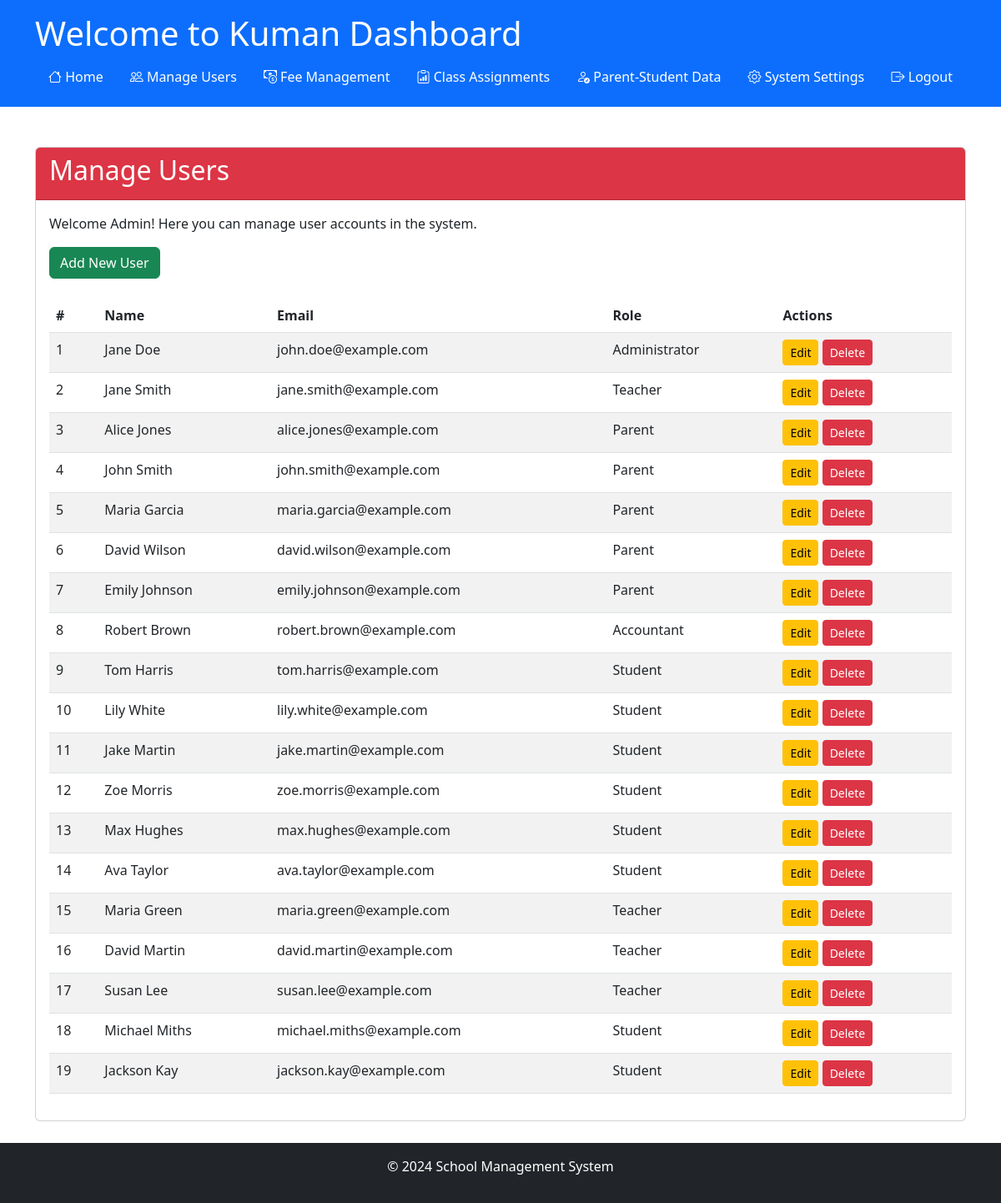
The page /admin/manage_users (signed in) on the database its author committed.
### app/models/models.py (models this page shows)
class Settings(db.Model):
    __tablename__ = 'Settings'
    setting_key = db.Column('SettingKey', db.String, primary_key=True)
    setting_value = db.Column('SettingValue', db.String, nullable=False)
    description = db.Column('Description', db.String, nullable=False)
    category = db.Column('Category', db.String, nullable=False)

class User(UserMixin, db.Model):
    __tablename__ = 'User'
    id = db.Column('Id', db.String, primary_key=True, default=lambda: str(uuid.uuid4()))
    password = db.Column('Password', db.String, nullable=True)
    role_id = db.Column('RoleId', db.String, ForeignKey('Role.RoleId', ondelete='SET NULL'))
    email = db.Column('Email', db.String, nullable=False)
    first_name = db.Column('FirstName', db.String, nullable=False)
    last_name = db.Column('LastName', db.String, nullable=False)
    date_of_birth = db.Column('DateOfBirth', db.Date, nullable=False)
    role = relationship('Role', back_populates='users')
    parent_relations = relationship('ParentStudentRelation', back_populates='parent', foreign_keys='ParentStudentRelation.parent_id')
    student_relations = relationship('ParentStudentRelation', back_populates='student', foreign_keys='ParentStudentRelation.student_id')
    student_fees = relationship('StudentFeeAssignment', back_populates='student')
    class_assignments_teacher = relationship('ClassAssignment', back_populates='teacher', foreign_keys='ClassAssignment.teacher_id')
    class_assignments_student = relationship('ClassAssignment', back_populates='student', foreign_keys='ClassAssignment.student_id')
    messages_sent = relationship('Notification', back_populates='teacher', foreign_keys='Notification.teacher_id')
    messages_received = relationship('Notification', back_populates='student', foreign_keys='Notification.student_id')

class Role(db.Model):
    __tablename__ = 'Role'
    id = db.Column('RoleId', db.String, primary_key=True, default=lambda: str(uuid.uuid4()))
    role_name = db.Column('RoleName', db.String, nullable=False)
    users = relationship('User', back_populates='role')

### app/routes/admin/user_management.py (the view)
@admin.route('/manage_users')
@login_required
@role_required('1')
def manage_users():
    users = User.query.all()  # Retrieve all users from the User table
    return render_template('admin/manage_users.html', users=users, app_name=app_name())

### app/__init__.py (called while the page is built)
@login_manager.user_loader
def load_user(user_id):
    from .models.models import User
    return User.query.get(user_id)

### app/routes/routes.py (called while the page is built)
def app_name():
    app_name = "School Management System"
    with current_app.app_context():
        setting = Settings.query.filter_by(setting_key='school_name').first()
        if setting and setting.setting_value:
            app_name = setting.setting_value
    return app_name

def role_required(*roles):
    def decorator(f):
        @wraps(f)
        def decorated_function(*args, **kwargs):
            if not current_user.is_authenticated or current_user.role_id not in roles:
                abort(403)  # Forbidden access if role does not match
            return f(*args, **kwargs)
        return decorated_function
    return decorator

### app/templates/admin/manage_users.html (shortened to what this page needs)
{% extends "share/dashboard.html" %} {% block title %}Manage Users{% endblock %}
{% block card_header %}bg-danger{% endblock %} {% block card_title %}Manage
Users{% endblock %} {% block card_content %}
<p>Welcome Admin! Here you can manage user accounts in the system.</p>
<div class="mb-4">
	<a href="{{ url_for('admin.add_user') }}" class="btn btn-success"
		>Add New User</a
	>
</div>
<div class="table-responsive">
	<table class="table table-striped">
		<thead>
			<tr>
				<th>#</th>
				<th>Name</th>
				<th>Email</th>
				<th>Role</th>
				<th>Actions</th>
			</tr>
		</thead>
		<tbody>
			{% for user in users %}
			<tr>
				<td>{{ loop.index }}</td>
				<td>{{ user.first_name }} {{ user.last_name }}</td>
				<td>{{ user.email }}</td>
				<td>{{ user.role.role_name }}</td>
				<td>
					<a
						href="{{ url_for('admin.edit_user', user_id=user.id) }}"
						class="btn btn-warning btn-sm"
						>Edit</a
					>
					<form
						action="{{ url_for('admin.delete_user', user_id=user.id) }}"
						method="post"
						class="d-inline"
						onsubmit="return confirm('Are you sure you want to delete this user?');"
					>
						<button type="submit" class="btn btn-danger btn-sm">Delete</button>
					</form>
				</td>
			</tr>
			{% endfor %}
		</tbody>
	</table>
</div>
{% endblock %}

### app/templates/share/dashboard.html (shortened to what this page needs)
<!DOCTYPE html>
<html lang="en">
  <head>
    <link href="https://cdn.jsdelivr.net/npm/bootstrap@5.3.0-alpha1/dist/css/bootstrap.min.css" rel="stylesheet" />
    <link href="https://cdn.jsdelivr.net/npm/bootstrap-icons/font/bootstrap-icons.css" rel="stylesheet" />
  </head>
  <body>
    <header class="bg-primary text-white p-3">
      <div class="container">
        <h1>Welcome to {{ app_name }} Dashboard</h1>
        <nav class="d-flex">
          <ul class="nav me-auto">
            <li class="nav-item">
              <a class="nav-link text-white"
                href="{% if current_user.role_id == '1' %}
                        {{ url_for('admin.dashboard') }}
                      {% elif current_user.role_id == '2' %}
                        {{ url_for('teacher.dashboard') }}
                      {% elif current_user.role_id == '3' %}
                        {{ url_for('parent.dashboard') }}
                      {% elif current_user.role_id == '4' %}
                        {{ url_for('accountant.dashboard') }}
                      {% else %}
                        {{ url_for('views.home') }}
                      {% endif %}"
              >
                <i class="bi bi-house"></i> Home
              </a>
            </li>
            {% if current_user.role_id == '1' %}
              <li class="nav-item">
                <a class="nav-link text-white" href="{{ url_for('admin.manage_users') }}">
                  <i class="bi bi-people"></i> Manage Users
                </a>
              </li>
              <li class="nav-item">
                <a class="nav-link text-white" href="{{ url_for('admin.fee_management') }}">
                  <i class="bi bi-cash-coin"></i> Fee Management
                </a>
              </li>
              <li class="nav-item">
                <a class="nav-link text-white" href="{{ url_for('admin.class_assignments') }}">
                  <i class="bi bi-clipboard-data"></i> Class Assignments
                </a>
              </li>
              <li class="nav-item">
                <a class="nav-link text-white" href="{{ url_for('admin.parent_student') }}">
                  <i class="bi bi-person-check"></i> Parent-Student Data
                </a>
              </li>
              <li class="nav-item">
                <a class="nav-link text-white" href="{{ url_for('admin.system_settings') }}">
                  <i class="bi bi-gear"></i> System Settings
                </a>
              </li>
            {% endif %}
          </ul>
          <ul class="nav ms-auto">
            <li class="nav-item">
              <a class="nav-link text-white" href="{{ url_for('auth.logout') }}">
                <i class="bi bi-box-arrow-right"></i> Logout
              </a>
            </li>
          </ul>
        </nav>
      </div>
    </header>
    <main class="container my-5" style="padding-bottom: 50px;">
      <div class="card">
        <div class="card-header text-white {% block card_header %}{% endblock %}">
          <h2>{% block card_title %} {% endblock %}</h2>
        </div>
        <div class="card-body">{% block card_content %} {% endblock %}</div>
      </div>
    </main>
    <footer class="bg-dark text-white py-3 fixed-bottom footer">
      <div class="container text-center">
        <p>&copy; 2024 School Management System</p>
      </div>
    </footer>
  </body>
</html>

### rows shown on the page
Settings: SettingValue "Kuman"
User: first_name "Jane", last_name "Doe", email "john.doe@example.com", role.role_name "Administrator"
User: first_name "Jane", last_name "Smith", email "jane.smith@example.com", role.role_name "Teacher"
User: first_name "Alice", last_name "Jones", email "alice.jones@example.com", role.role_name "Parent"
User: first_name "John", last_name "Smith", email "john.smith@example.com", role.role_name "Parent"
User: first_name "Maria", last_name "Garcia", email "maria.garcia@example.com", role.role_name "Parent"
User: first_name "David", last_name "Wilson", email "david.wilson@example.com", role.role_name "Parent"
User: first_name "Emily", last_name "Johnson", email "emily.johnson@example.com", role.role_name "Parent"
User: first_name "Robert", last_name "Brown", email "robert.brown@example.com", role.role_name "Accountant"
User: first_name "Tom", last_name "Harris", email "tom.harris@example.com", role.role_name "Student"
User: first_name "Lily", last_name "White", email "lily.white@example.com", role.role_name "Student"
User: first_name "Jake", last_name "Martin", email "jake.martin@example.com", role.role_name "Student"
User: first_name "Zoe", last_name "Morris", email "zoe.morris@example.com", role.role_name "Student"
User: first_name "Max", last_name "Hughes", email "max.hughes@example.com", role.role_name "Student"
User: first_name "Ava", last_name "Taylor", email "ava.taylor@example.com", role.role_name "Student"
User: first_name "Maria", last_name "Green", email "maria.green@example.com", role.role_name "Teacher"
User: first_name "David", last_name "Martin", email "david.martin@example.com", role.role_name "Teacher"
User: first_name "Susan", last_name "Lee", email "susan.lee@example.com", role.role_name "Teacher"
User: first_name "Michael", last_name "Miths", email "michael.miths@example.com", role.role_name "Student"
User: first_name "Jackson", last_name "Kay", email "jackson.kay@example.com", role.role_name "Student"
